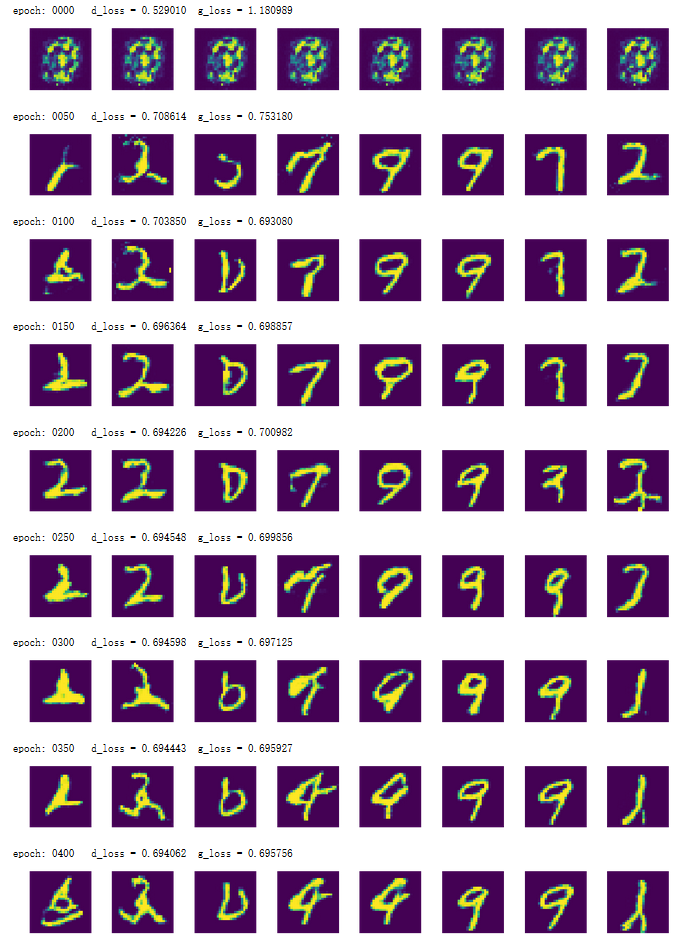

Source code (Python):
import os
import numpy as np
np.random.seed(123)
import pandas as pd
import matplotlib as mpl
import matplotlib.pyplot as plt
from matplotlib.pylab import rcParams
rcParams['figure.figsize']=15,10
import seaborn as sns
sns.set_style("whitegrid")
plt.rcParams['font.sans-serif']=['SimHei']
plt.rcParams['axes.unicode_minus']=False
#%matplotlib inline



import tensorflow as tf
tf.set_random_seed(123)

import keras
from keras.layers import Dense, Input, LeakyReLU, Activation
from keras.layers import UpSampling2D, Conv2D, Reshape, Flatten, MaxPooling2D
from keras.models import Sequential, Model




tf.reset_default_graph()
keras.backend.clear_session()

#获取数据
from tensorflow.examples.tutorials.mnist import input_data
mnist = input_data.read_data_sets("../data", one_hot=True)
x_train = mnist.train.images
x_test = mnist.test.images
y_train = mnist.train.labels
y_test = mnist.test.labels


#归一化
def norm(x):
    return (x-0.5)/0.5
#展示图像
def display_images(images):
    for i in range(images.shape[0]):
        plt.subplot(1, 8, i + 1)
        plt.imshow(images[i])
        plt.axis('off')
    plt.tight_layout()
    plt.show()

#超参数
pixel_size = 28
#随机噪声维数,测试生成模型
n_z = 256
z_test = np.random.uniform(-1.0,1.0,size=[8,n_z])
#学习率
g_learning_rate = 0.00001
d_learning_rate = 0.01
#图像的像素
n_x = 784
#生成器和判别器隐藏层数
g_n_layers = 3
d_n_layers = 1
#每个隐藏层的神经元
g_n_filters = [64,32,16]
d_n_filters = [64]

n_width=28
n_height=28
n_depth=1

n_epochs = 400
batch_size = 100
n_batches = int(mnist.train.num_examples / batch_size)
n_epochs_print = 50


#生成网络
g_model = Sequential(name='g')
g_model.add(Dense(units=5*5*128,  input_shape=(n_z,),name='g_in'))
#g_model.add(BatchNormalization())
g_model.add(Activation('tanh',name='g_in_act'))
g_model.add(Reshape(target_shape=(5,5,128), input_shape=(5*5*128,),name='g_in_reshape'))
for i in range(0,g_n_layers):
    g_model.add(UpSampling2D(size=[2,2],name='g_{}_up2d'.format(i)))
    g_model.add(Conv2D(filters=g_n_filters[i],kernel_size=(5,5),padding='same',name='g_{}_conv2d'.format(i)))
    g_model.add(Activation('tanh',name='g_{}_act'.format(i)))
g_model.add(Flatten(name='g_out_flatten'))
g_model.add(Dense(units=n_x, activation='tanh',name='g_out'))
print('生成网络:')
g_model.summary()
g_model.compile(loss='binary_crossentropy',optimizer=keras.optimizers.Adam(lr=g_learning_rate))

#判别网路
d_model = Sequential(name='d')
d_model.add(Reshape(target_shape=(n_width,n_height,n_depth), input_shape=(n_x,),name='d_0_reshape'))


#######作业#######补充下面的代码#######作业########
### https://keras.io/zh/ 参考网站
for i in range(0,d_n_layers):
	#1.添加的卷层 Conv2D (参数 filters=d_n_filters[i], kernel_size=(5,5), padding='same'）
	
	#2.添加激活函数 Activation  (参数 'tanh')
	
 	#3.添加池化层  MaxPooling (参数pool_size=(2,2), strides=(2,2))
 	
d_model.add(Flatten(name='d_out_flatten'))
d_model.add(Dense(units=1, activation='sigmoid',name='d_out'))


print('判别网路:')
d_model.summary()
d_model.compile(loss='binary_crossentropy',optimizer=keras.optimizers.SGD(lr=d_learning_rate))

# 定义 DCGAN network
d_model.trainable=False
z_in = Input(shape=(n_z,),name='z_in')
x_in = g_model(z_in)
gan_out = d_model(x_in)
gan_model = Model(inputs=z_in,outputs=gan_out,name='gan')
print('DCGAN:')
gan_model.summary()
gan_model.compile(loss='binary_crossentropy',optimizer=keras.optimizers.Adam(lr=g_learning_rate))

for epoch in range(n_epochs+1):
    epoch_d_loss = 0.0
    epoch_g_loss = 0.0
    for batch in range(n_batches):
        x_batch, _ = mnist.train.next_batch(batch_size)
        x_batch = norm(x_batch)
        z_batch = np.random.uniform(-1.0,1.0,size=[batch_size,n_z])
        g_batch = g_model.predict(z_batch)
        
        x_in = np.concatenate([x_batch,g_batch])
        
        y_out = np.ones(batch_size*2)
        y_out[:batch_size]=0.9
        y_out[batch_size:]=0.1
        
        d_model.trainable=True
        batch_d_loss = d_model.train_on_batch(x_in,y_out)

        z_batch = np.random.uniform(-1.0,1.0,size=[batch_size,n_z])
        x_in=z_batch
        
        y_out = np.ones(batch_size)
            
        d_model.trainable=False
        batch_g_loss = gan_model.train_on_batch(x_in,y_out)
        
        epoch_d_loss += batch_d_loss 
        epoch_g_loss += batch_g_loss 
    if epoch%n_epochs_print == 0:
        average_d_loss = epoch_d_loss / n_batches
        average_g_loss = epoch_g_loss / n_batches
        print('epoch: {0:04d}   d_loss = {1:0.6f}  g_loss = {2:0.6f}'.format(epoch,average_d_loss,average_g_loss))
        #使用已经训练的生产器预测图像          
        x_pred = g_model.predict(z_test)
        display_images(x_pred.reshape(-1,pixel_size,pixel_size))
